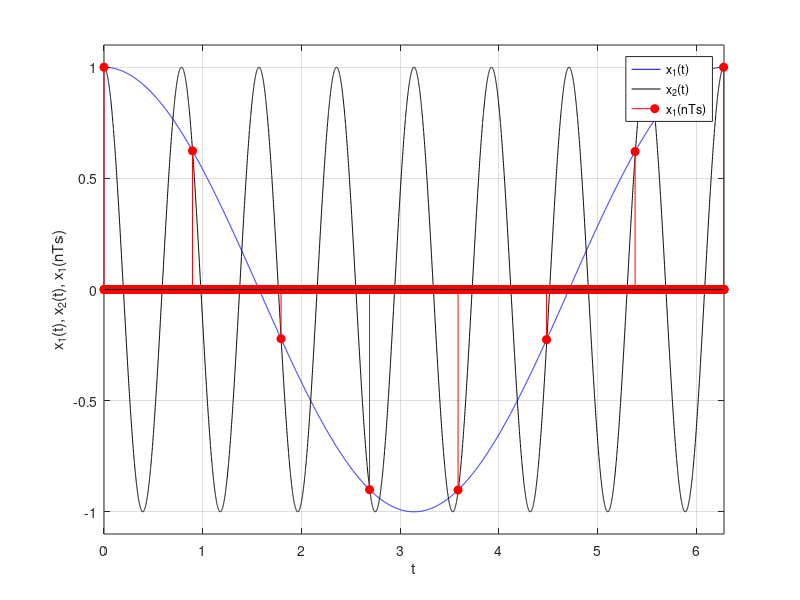

Write MATLAB code to recreate this figure.
%
% Example 7.3 
%
% Two sinusoids of different frequencies being sampled 
% with same sampling period -- aliasing for signal with higher frequency
%
clear all; clf
% sinusoids
omega_0=1;omega_s=7;
T=2*pi/omega_0; t=0:0.001:T;    % one period of x1
x1=cos(omega_0*t);
x2=cos((omega_0+omega_s)*t);

N=length(t); Ts=2*pi/omega_s;
M=fix(Ts/0.001);
imp=zeros(1,N);

for k=1:M:N-1.
    imp(k)=1;
end

figure(1)
plot(t,x1,'b',t,x2,'k'); hold on
stem(t,imp.*x1,'r','filled');axis([0 max(t) -1.1 1.1]); xlabel('t'); grid
legend('x_1(t)','x_2(t)','x_1(nTs)'); xlabel('t'); ylabel('x_1(t), x_2(t), x_1(nTs)')
